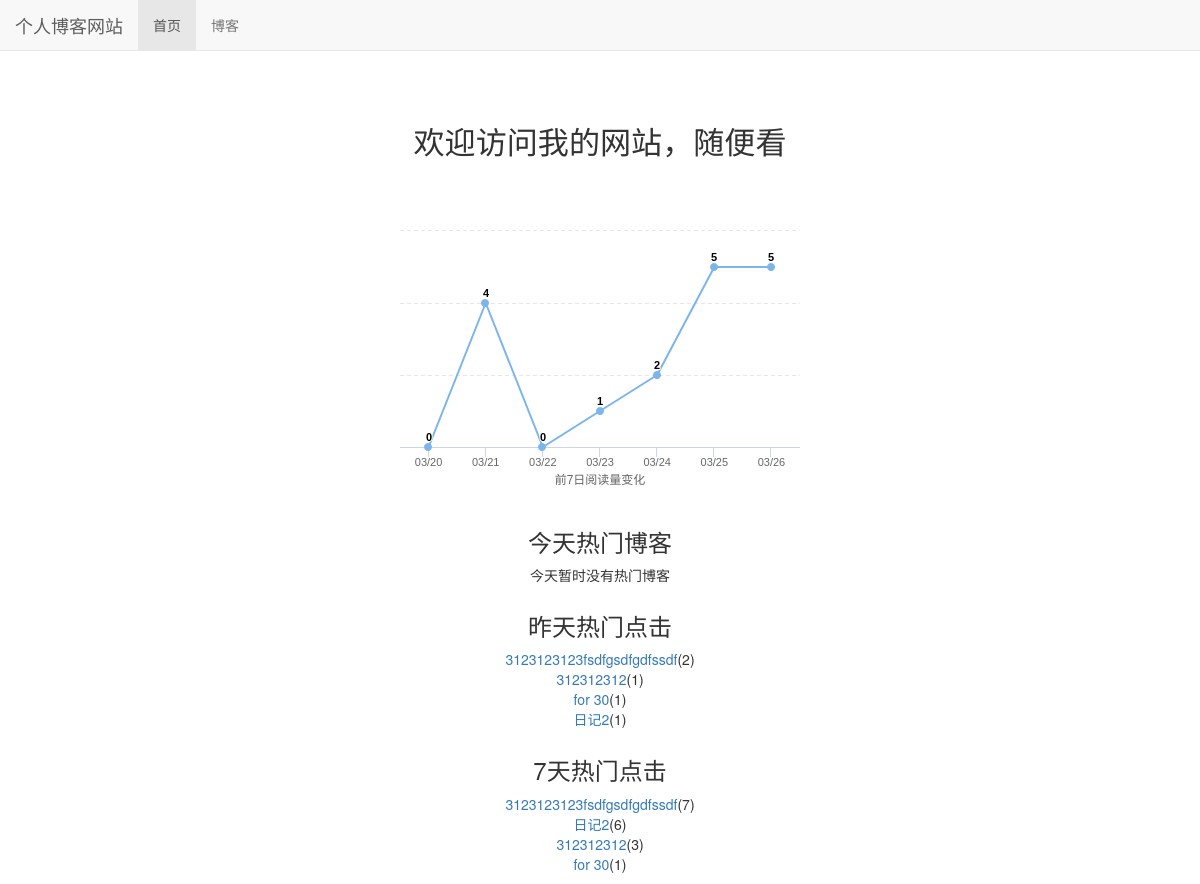
Before: / with the older database file.
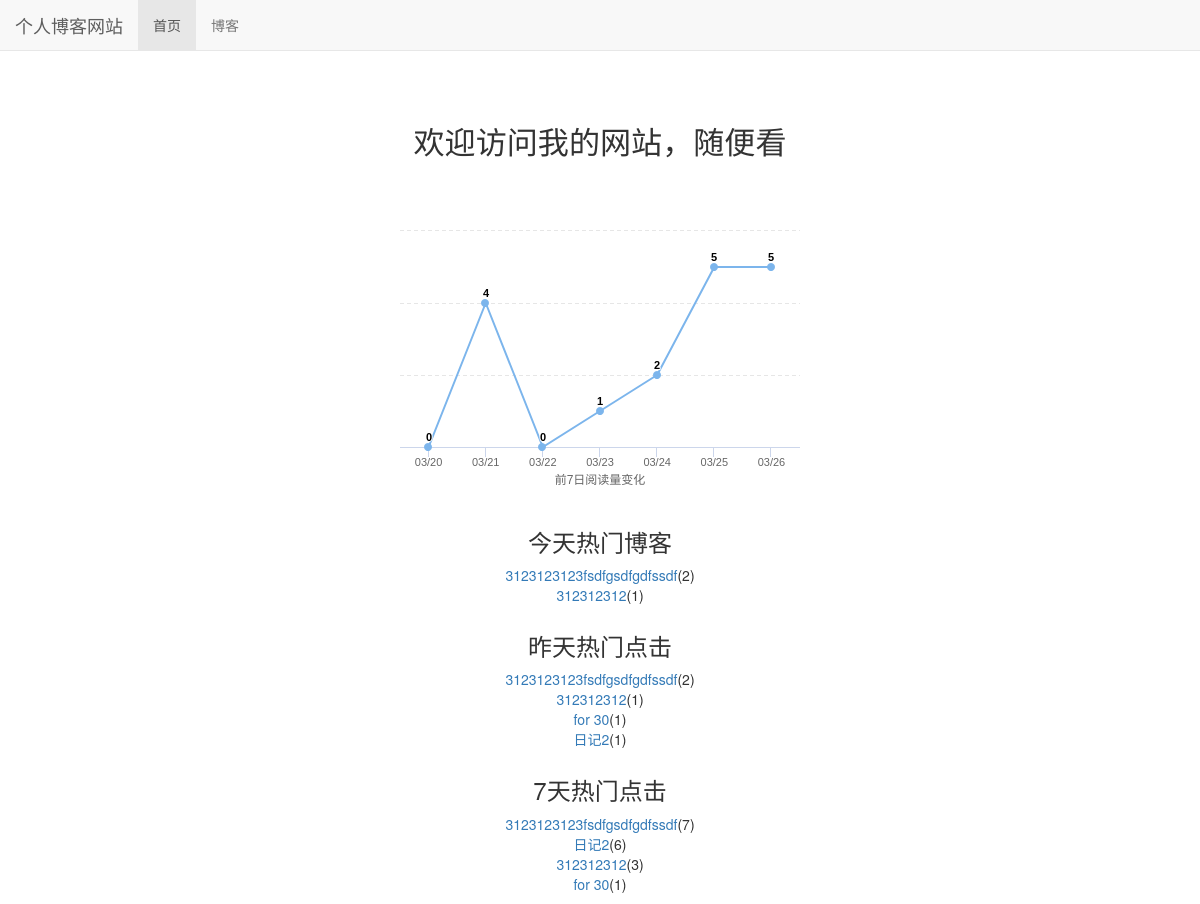
After: the same page with the newer database file.
### read_statistics/models.py (models this page shows)
class ReadDetail(models.Model):
    date = models.DateField(default=timezone.now)
    read_num = models.IntegerField(default=0)
    content_type = models.ForeignKey(ContentType, on_delete=models.DO_NOTHING)
    object_id = models.PositiveIntegerField()
    content_object = GenericForeignKey('content_type', 'object_id')

### blog/models.py (models this page shows, shortened)
class Blog(models.Model, ReadNumExpandMethod):
    title = models.CharField(max_length=50)
    blog_type = models.ForeignKey(BlogType, on_delete=models.DO_NOTHING)
    content = RichTextUploadingField()
    author = models.ForeignKey(User, on_delete=models.DO_NOTHING)
    read_details = GenericRelation(ReadDetail)
    created_time = models.DateTimeField(auto_now_add=True)
    last_updated_time = models.DateTimeField(auto_now=True)
    class Meta:
        ordering = ['-created_time']

### mysite/views.py (the view)
# urls.py: 2. Add a URL to urlpatterns:  path('', views.home, name='home')
def home(request):
    blog_content_type = ContentType.objects.get_for_model(Blog)
    dates, read_nums = get_seven_days_read_data(blog_content_type)
    today_hot_data = get_today_hot_data(blog_content_type)
    hot_blogs_for_7_days = cache.get('hot_blogs_for_7_days')
    if hot_blogs_for_7_days is None:
        hot_blogs_for_7_days = get_7_days_hot_blogs()
        cache.set('hot_blogs_for_7_days', hot_blogs_for_7_days, 3600)
    context = {}
    context['dates'] = dates
    context['read_nums'] = read_nums
    context['today_hot_data'] = get_today_hot_data(blog_content_type)
    context['yesterday_hot_data'] = get_yesterday_hot_data(blog_content_type)
    context['hot_blogs_for_7_days'] = hot_blogs_for_7_days
    return render(request, 'home.html', context)

### mysite/views.py (called while the page is built)
def get_7_days_hot_blogs():
    today = timezone.now().date()
    date = today - datetime.timedelta(days=7)
    blogs = Blog.objects \
                .filter(read_details__date__lt=today, read_details__date__gte=date) \
                .values('id', 'title') \
                .annotate(read_num_sum=Sum('read_details__read_num')) \
                .order_by('-read_num_sum')
    return blogs[:7]

### read_statistics/utils.py (called while the page is built)
def get_seven_days_read_data(content_type):
    today = timezone.now().date()
    dates = []
    read_nums = []
    for i in range(7, 0, -1):
        date = today - datetime.timedelta(days=i)
        dates.append(date.strftime('%m/%d'))
        read_details = ReadDetail.objects.filter(content_type=content_type, date=date)
        result = read_details.aggregate(read_num_sum=Sum('read_num'))
        read_nums.append(result['read_num_sum'] or 0)
    return dates, read_nums

def get_today_hot_data(content_type):
    today = timezone.now().date()
    read_details = ReadDetail.objects.filter(content_type=content_type, date=today).order_by('-read_num')
    return read_details[:7]

def get_yesterday_hot_data(content_type):
    today =timezone.now().date()
    yesterday = today - datetime.timedelta(days=1)
    read_details = ReadDetail.objects.filter(content_type=content_type, date=yesterday).order_by('-read_num')
    return read_details[:7]

### templates/home.html (shortened to what this page needs)
{% extends 'base.html' %}
{% load staticfiles %}
{% block nav_home_active %}active{% endblock %}
{% block header_extends %}
    <link rel="stylesheet" type="text/css" href="{% static 'css/home.css' %}">
{% endblock %}
{% block content %}
    <h3 class="home-content">欢迎访问我的网站，随便看</h3>
    <div id="container"></div>
    <div class="hot-data">
        <h3>今天热门博客</h3>
        <ul>
            {% for hot_data in today_hot_data %}
                <li><a href="{% url 'blog_detail' hot_data.content_object.pk %}">{{ hot_data.content_object.title }}</a>({{ hot_data.read_num }})</li>
            {% empty %}
                <li>今天暂时没有热门博客</li>
            {% endfor %}
        </ul>
    </div>
    <div class="hot-data">
        <h3>昨天热门点击</h3>
        <ul>
            {% for hot_data in yesterday_hot_data %}
                <li><a href="{% url 'blog_detail' hot_data.content_object.pk %}">{{ hot_data.content_object.title }}</a>({{ hot_data.read_num }})</li>
            {% empty %}
                <li>昨天没有热门博客</li>
            {% endfor %}
        </ul>
    </div>
    <div class="hot-data">
        <h3>7天热门点击</h3>
        <ul>
            {% for hot_blog in hot_blogs_for_7_days %}
                <li><a href="{% url 'blog_detail' hot_blog.id %}">{{ hot_blog.title }}</a>({{ hot_blog.read_num_sum }})</li>
            {% empty %}
                <li>7天内没有热门博客</li>
            {% endfor %}
        </ul>
    </div>
{% endblock %}

### templates/base.html (shortened to what this page needs)
{% load staticfiles %}
<!DOCTYPE html>
<html lang="zh-CN">
<head>
    <link rel="stylesheet" type="text/css" href="{% static 'css/base.css' %}">
    <link rel="stylesheet" type="text/css" href="{% static 'bootstrap-3.3.7/css/bootstrap.min.css' %}">
    {% block header_extends %}{% endblock %}
</head>
<body>
    <div class="navbar navbar-default navbar-fixed-top" role="navigation">
        <div class="container-fluid">
            <div class="navbar-header">
                <a class="navbar-brand" href="{% url 'home' %}">个人博客网站</a>
            </div>
            <div id="navbar-collapse" class="collapse navbar-collapse">
                <ul class="nav navbar-nav">
                    <li class="{% block nav_home_active %}{% endblock %}">
                        <a href="{% url 'home' %}">首页</a>
                    </li>
                    <li class="{% block nav_blog_active %}{% endblock %}">
                        <a href="{% url 'blog_list' %}">博客</a>
                    </li>
                </ul>
            </div>
        </div>
    </div>
    {% block content %}{% endblock %}
</body>
</html>

### static/css/base.css (style rules this page uses)
* { margin: 0; padding: 0; }
body { margin-top: 70px!important; }
ul { list-style-type: none!important; }

### static/css/home.css (style rules this page uses)
h3.home-content { font-size: 222%; text-align: center; margin-top: 4em; margin-bottom: 2em; }
div#container { margin: 0 auto; height: 20em; min-width: 20em; max-width: 30em; }
div.hot-data { text-align: center; margin-top: 2em; }

Changed rows visible on the page:
added ReadDetail: content_object "3123123123fsdfgsdfgdfssdf", read_num "2", shown under "今天热门博客"
added ReadDetail: content_object "312312312", read_num "1", shown under "今天热门博客"
Other visible differences:
text no longer shown: "今天暂时没有热门博客"
